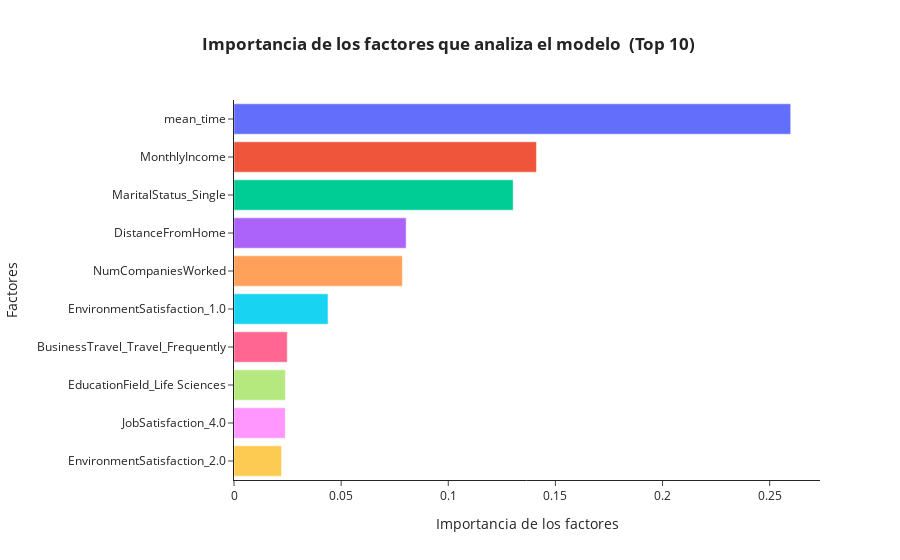

The notebook cell saved with this chart:
### Code cell
#Creación del gráfico
fig = px.bar(cf, x='importances', y='columns', color = 'columns',  title ='<b>Importancia de los factores que analiza el modelo  (Top 10) <b>')

# agregar detalles a la gráfica
fig.update_layout(
    xaxis_title = 'Importancia de los factores',
    yaxis_title = 'Factores',
    template = 'simple_white',
    title_x = 0.5,
    showlegend=False)

### Figure 1 — Plotly figure (JSON) as saved in the notebook; plotly's stock layout.template omitted (floating-point values rounded to 4 significant figures)
{"data": [{"alignmentgroup": "True", "hovertemplate": "columns=%{y}<br>importances=%{x}<extra></extra>", "legendgroup": "mean_time", "marker": {"color": "#636efa", "pattern": {"shape": ""}}, "name": "mean_time", "offsetgroup": "mean_time", "orientation": "h", "showlegend": true, "textposition": "auto", "type": "bar", "x": [0.2598], "xaxis": "x", "y": ["mean_time"], "yaxis": "y"}, {"alignmentgroup": "True", "hovertemplate": "columns=%{y}<br>importances=%{x}<extra></extra>", "legendgroup": "MonthlyIncome", "marker": {"color": "#EF553B", "pattern": {"shape": ""}}, "name": "MonthlyIncome", "offsetgroup": "MonthlyIncome", "orientation": "h", "showlegend": true, "textposition": "auto", "type": "bar", "x": [0.1412], "xaxis": "x", "y": ["MonthlyIncome"], "yaxis": "y"}, {"alignmentgroup": "True", "hovertemplate": "columns=%{y}<br>importances=%{x}<extra></extra>", "legendgroup": "MaritalStatus_Single", "marker": {"color": "#00cc96", "pattern": {"shape": ""}}, "name": "MaritalStatus_Single", "offsetgroup": "MaritalStatus_Single", "orientation": "h", "showlegend": true, "textposition": "auto", "type": "bar", "x": [0.1303], "xaxis": "x", "y": ["MaritalStatus_Single"], "yaxis": "y"}, {"alignmentgroup": "True", "hovertemplate": "columns=%{y}<br>importances=%{x}<extra></extra>", "legendgroup": "DistanceFromHome", "marker": {"color": "#ab63fa", "pattern": {"shape": ""}}, "name": "DistanceFromHome", "offsetgroup": "DistanceFromHome", "orientation": "h", "showlegend": true, "textposition": "auto", "type": "bar", "x": [0.08034], "xaxis": "x", "y": ["DistanceFromHome"], "yaxis": "y"}, {"alignmentgroup": "True", "hovertemplate": "columns=%{y}<br>importances=%{x}<extra></extra>", "legendgroup": "NumCompaniesWorked", "marker": {"color": "#FFA15A", "pattern": {"shape": ""}}, "name": "NumCompaniesWorked", "offsetgroup": "NumCompaniesWorked", "orientation": "h", "showlegend": true, "textposition": "auto", "type": "bar", "x": [0.07859], "xaxis": "x", "y": ["NumCompaniesWorked"], "yaxis": "y"}, {"alignmentgroup": "True", "hovertemplate": "columns=%{y}<br>importances=%{x}<extra></extra>", "legendgroup": "EnvironmentSatisfaction_1.0", "marker": {"color": "#19d3f3", "pattern": {"shape": ""}}, "name": "EnvironmentSatisfaction_1.0", "offsetgroup": "EnvironmentSatisfaction_1.0", "orientation": "h", "showlegend": true, "textposition": "auto", "type": "bar", "x": [0.04387], "xaxis": "x", "y": ["EnvironmentSatisfaction_1.0"], "yaxis": "y"}, {"alignmentgroup": "True", "hovertemplate": "columns=%{y}<br>importances=%{x}<extra></extra>", "legendgroup": "BusinessTravel_Travel_Frequently", "marker": {"color": "#FF6692", "pattern": {"shape": ""}}, "name": "BusinessTravel_Travel_Frequently", "offsetgroup": "BusinessTravel_Travel_Frequently", "orientation": "h", "showlegend": true, "textposition": "auto", "type": "bar", "x": [0.02485], "xaxis": "x", "y": ["BusinessTravel_Travel_Frequently"], "yaxis": "y"}, {"alignmentgroup": "True", "hovertemplate": "columns=%{y}<br>importances=%{x}<extra></extra>", "legendgroup": "EducationField_Life Sciences", "marker": {"color": "#B6E880", "pattern": {"shape": ""}}, "name": "EducationField_Life Sciences", "offsetgroup": "EducationField_Life Sciences", "orientation": "h", "showlegend": true, "textposition": "auto", "type": "bar", "x": [0.02398], "xaxis": "x", "y": ["EducationField_Life Sciences"], "yaxis": "y"}, {"alignmentgroup": "True", "hovertemplate": "columns=%{y}<br>importances=%{x}<extra></extra>", "legendgroup": "JobSatisfaction_4.0", "marker": {"color": "#FF97FF", "pattern": {"shape": ""}}, "name": "JobSatisfaction_4.0", "offsetgroup": "JobSatisfaction_4.0", "orientation": "h", "showlegend": true, "textposition": "auto", "type": "bar", "x": [0.02392], "xaxis": "x", "y": ["JobSatisfaction_4.0"], "yaxis": "y"}, {"alignmentgroup": "True", "hovertemplate": "columns=%{y}<br>importances=%{x}<extra></extra>", "legendgroup": "EnvironmentSatisfaction_2.0", "marker": {"color": "#FECB52", "pattern": {"shape": ""}}, "name": "EnvironmentSatisfaction_2.0", "offsetgroup": "EnvironmentSatisfaction_2.0", "orientation": "h", "showlegend": true, "textposition": "auto", "type": "bar", "x": [0.02217], "xaxis": "x", "y": ["EnvironmentSatisfaction_2.0"], "yaxis": "y"}], "layout": {"barmode": "relative", "legend": {"title": {"text": "columns"}, "tracegroupgap": 0}, "showlegend": false, "title": {"text": "<b>Importancia de los factores que analiza el modelo  (Top 10) <b>", "x": 0.5}, "xaxis": {"anchor": "y", "domain": [0, 1], "title": {"text": "Importancia de los factores"}}, "yaxis": {"anchor": "x", "categoryarray": ["EnvironmentSatisfaction_2.0", "JobSatisfaction_4.0", "EducationField_Life Sciences", "BusinessTravel_Travel_Frequently", "EnvironmentSatisfaction_1.0", "NumCompaniesWorked", "DistanceFromHome", "MaritalStatus_Single", "MonthlyIncome", "mean_time"], "categoryorder": "array", "domain": [0, 1], "title": {"text": "Factores"}}}}
